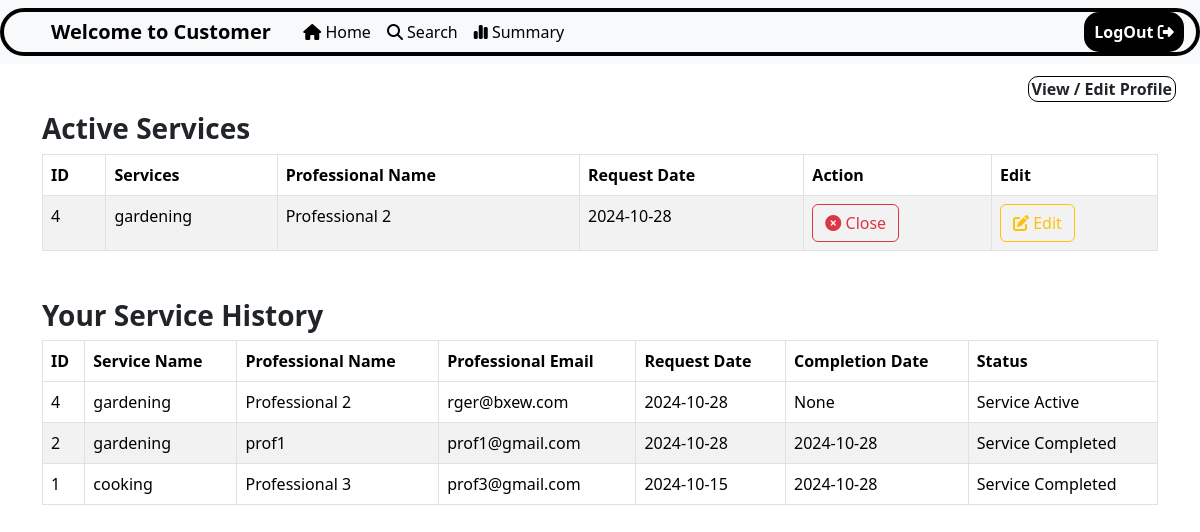
Screenshot of /customer-home (signed in) with the database file from the repository.
### backend/models.py (models this page shows)
class Requests(db.Model):
    __tablename__="requests"
    id=db.Column(db.Integer,primary_key=True)
    customer_id = db.Column(db.Integer, db.ForeignKey('customer.id'), nullable=False)
    request_date = db.Column(db.Date,nullable=False,default=db.func.current_date())
    professional_id = db.Column(db.Integer, db.ForeignKey('professional.id'), nullable=False)
    service_id = db.Column(db.Integer, db.ForeignKey('services.id'), nullable=False)
    status= db.Column(db.Integer, nullable=False, default=0)
    date_complition=db.Column(db.Date)
    reviews=db.relationship('Reviews', backref='requests', lazy=True)
    service = db.relationship('Services',back_populates='requests', lazy=True)

class Services(db.Model):
    __tablename__ = "services"
    id = db.Column(db.Integer, primary_key=True)
    name = db.Column(db.String(50), nullable=False, unique=True)
    baseprice = db.Column(db.String(50), nullable=False)
    description = db.Column(db.String(500), nullable=False)
    reviews=db.relationship('Reviews', backref='services', lazy=True)
    requests = db.relationship('Requests', back_populates='service', lazy=True)

class Professional(db.Model):
    __tablename__ = "professional"
    id = db.Column(db.Integer, primary_key=True)
    name = db.Column(db.String(50), nullable=False)
    email = db.Column(db.String(50), unique=True, nullable=False)
    pincode = db.Column(db.Integer, nullable=False)
    address = db.Column(db.String(300), nullable=False)
    service=db.Column(db.String(50),nullable=False)
    experience = db.Column(db.Integer, nullable=False)
    attachment = db.Column(db.String(300), nullable=True)
    isactive = db.Column(db.Integer, nullable=False, default=0)
    user_id = db.Column(db.Integer, db.ForeignKey('users.id'), nullable=False)
    reviews=db.relationship('Reviews', backref='professional', lazy=True)
    requests = db.relationship('Requests', backref='professional', lazy=True)

### backend/customer_home.py (the view)
@app.route('/customer-home',methods=["GET","POST"])
@auth_requ
def customer_home():
    user_det = Users.query.get(session.get('user_id'))
    cust_det = Customer.query.filter_by(user_id=session['user_id']).first()
    service_requests= Requests.query.filter_by(customer_id=cust_det.id).all()
    return render_template('customer-home.html',user=user_det, customer=cust_det,service_requests=service_requests)

### backend/auth.py (called while the page is built)
def auth_requ(funct):
    @wraps(funct)
    def inner_funct(*args ,**kwargs):
        if session.get('user_id'):
            return funct(*args,**kwargs)
        else:
            flash("Please Login to Continue!", category="Failed")
            return redirect('/login')
    return inner_funct

### templates/customer-home.html (shortened to what this page needs)
{% extends "customers-dash-base.html" %} {% block title %}Customer-Home{% endblock %}
{% block body %}
<div type="button" data-bs-toggle="modal" data-bs-target="#viewprofile" class="view-edit-profile">View / Edit Profile</div>
<div class="container mt-5">
    <h3 class="tabletitle">Active Services</h3>
    <div class="Services-available">
        <table class="table table-bordered table-striped">
            <thead>
                <tr>
                    <th>ID</th>
                    <th>Services</th>
                    <th>Professional Name</th>
                    <th>Request Date</th>
                    <th>Action</th>
                    <th>Edit</th>
                </tr>
            </thead>
            <tbody>
                {% for service_request in service_requests %}
                    {% if service_request.status == 1 %}
                    <tr>
                        <td>{{ service_request.id }}</td>
                        <td>{{ service_request.service.name }}</td>
                        <td>{{ service_request.professional.name }}</td>
                        <td>{{ service_request.request_date }}</td>
                        <td>
                            <button type="button" class="btn btn-outline-danger" data-bs-toggle="modal" data-bs-target="#reviewModal{{ service_request.id }}">
                                <i class="fas fa-circle-xmark"></i> Close
                            </button>
                        </td>
                        <td>
                            <button type="button" class="btn btn-outline-warning" data-bs-toggle="modal" data-bs-target="#editModal{{ service_request.id }}">
                                <i class="fas fa-edit"></i> Edit
                            </button>
                        </td>
                    </tr>
                    {% endif %}
                {% endfor %}
            </tbody>
        </table>
    </div>
</div>
<div class="container mt-5">
    <h3 class="tabletitle">Your Service History</h3>
    <div class="fixtable">
        <table class="table table-bordered table-striped">
            <thead>
                <tr>
                    <th>ID</th>
                    <th>Service Name</th>
                    <th>Professional Name</th>
                    <th>Professional Email</th>
                    <th>Request Date</th>
                    <th>Completion Date</th>
                    <th>Status</th>
                </tr>
            </thead>
            <tbody>
                <tr>
                    {% for service_request in service_requests | reverse %}
                    <tr>
                        <td>{{ service_request.id }}</td>
                        <td>{{ service_request.service.name }}</td>
                        <td>{{ service_request.professional.name }}</td>
                        <td>{{ service_request.professional.email }}</td>
                        <td>{{ service_request.request_date }}</td>
                        <td>{{ service_request.date_complition }}</td>
                        <td>{% if service_request.status == 0 %}
                            Request Pending
                            {% elif service_request.status == 1 %}
                            Service Active
                            {% elif service_request.status == 2 %}
                            Request Rejected
                            {% elif service_request.status == 3 %}
                            Service Completed
                            {% endif %}
                        </td>
                    </tr>
                {% endfor %}
                </tr>
            </tbody>
        </table>
    </div>
</div>
{% endblock %}

### templates/customers-dash-base.html (shortened to what this page needs)
<!DOCTYPE html>
<html lang="en">
<head>
    <link href="https://cdn.jsdelivr.net/npm/bootstrap@5.3.3/dist/css/bootstrap.min.css" rel="stylesheet">
    <link href="{{ url_for('static', filename='/css/customer-dash.css') }}" rel="stylesheet" type="text/css">
    <link rel="stylesheet" href="https://cdnjs.cloudflare.com/ajax/libs/font-awesome/6.6.0/css/all.min.css" />
</head>
<body>
  <header>
      <nav class="navbar navbar-expand-lg bg-body-tertiary">
          <div class="container-fluid" style="border: 4px solid black; border-radius: 30px">
            <a class="navbar-brand" style="font-weight: 800; margin-left:3%" >Welcome to Customer</a>
            <div class="collapse navbar-collapse" id="navbarNav">
              <ul class="navbar-nav">
                <li class="nav-item"  style="margin-left:3%">
                  <a class="nav-link active" aria-current="page" href="/customer-home" style="color:black; width:max-content">
                    <i class="fa-solid fa-house"></i> Home</a>
                </li>
                <li class="nav-item">
                  <a class="nav-link" href="/customer-search" style="color:black; width:max-content">
                    <i class="fa-solid fa-magnifying-glass"></i> Search</a>
                </li>
                <li class="nav-item">
                  <a class="nav-link" href="/customer-summary" style="color:black; width:max-content">
                    <i class="fa-solid fa-chart-simple"></i> Summary</a>
                </li>
              </ul>
                <ul class="navbar-nav ms-auto">
                  <li class="nav-item">
                    <form action="/logout" method="POST" style="display: inline;">
                      <button class="nav-link btn btn-dark" type="submit" style= "font-weight: 600; border-radius: 15px; width: 100px; background-color: black; color: white;">
                        LogOut <i class="fa-solid fa-right-from-bracket"></i>
                      </button>
                    </form>
                  </li>
                </ul>
            </div>
          </div>
        </nav>
  </header>
  {% block body %} {% endblock %}

### static/css/customer-dash.css (style rules this page uses)
.tabletitle { font-weight: 600; font-family:'Segoe UI', Tahoma, Geneva, Verdana, sans-serif; }
.fixtable { max-height: 200px; overflow-y: auto; }
thead th { position: sticky; top: 0; }
.view-edit-profile { display: flex; float: right; margin-top: 1%; margin-right: 2%; font-weight: 700; border: 1px solid black; padding-left: 3px; padding-right: 3px; border-radius: 10px; }

### rows the page displays
Requests: id "4", service.name "gardening", professional.name "Professional 2", request_date "2024-10-28", professional.email "rger@bxew.com", date_complition "None", status "Service Active"
Requests: id "2", service.name "gardening", professional.name "prof1", professional.email "prof1@gmail.com", request_date "2024-10-28", date_complition "2024-10-28", status "Service Completed"
Requests: id "1", service.name "cooking", professional.name "Professional 3", professional.email "prof3@gmail.com", request_date "2024-10-15", date_complition "2024-10-28", status "Service Completed"
